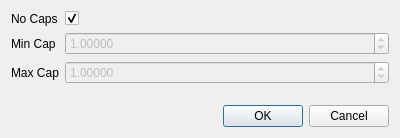
<?xml version="1.0" encoding="UTF-8"?>
<ui version="4.0">
 <class>ForceCapsParametersDialog</class>
 <widget class="QDialog" name="ForceCapsParametersDialog">
  <property name="windowModality">
   <enum>Qt::ApplicationModal</enum>
  </property>
  <property name="geometry">
   <rect>
    <x>0</x>
    <y>0</y>
    <width>400</width>
    <height>138</height>
   </rect>
  </property>
  <property name="minimumSize">
   <size>
    <width>400</width>
    <height>138</height>
   </size>
  </property>
  <property name="windowTitle">
   <string>Force Caps Parameters</string>
  </property>
  <property name="modal">
   <bool>true</bool>
  </property>
  <layout class="QGridLayout" name="gridLayout">
   <item row="0" column="0">
    <layout class="QFormLayout" name="formLayout">
     <item row="0" column="0">
      <widget class="QLabel" name="noCapsLabel">
       <property name="text">
        <string>No Caps</string>
       </property>
      </widget>
     </item>
     <item row="0" column="1">
      <widget class="QCheckBox" name="noCapsCheckBox">
       <property name="checked">
        <bool>true</bool>
       </property>
      </widget>
     </item>
     <item row="1" column="0">
      <widget class="QLabel" name="minCapLabel">
       <property name="text">
        <string>Min Cap</string>
       </property>
      </widget>
     </item>
     <item row="1" column="1">
      <widget class="QDoubleSpinBox" name="minCapDoubleSpinBox">
       <property name="enabled">
        <bool>false</bool>
       </property>
       <property name="decimals">
        <number>5</number>
       </property>
       <property name="maximum">
        <double>99999.000000000000000</double>
       </property>
       <property name="singleStep">
        <double>0.010000000000000</double>
       </property>
       <property name="value">
        <double>1.000000000000000</double>
       </property>
      </widget>
     </item>
     <item row="2" column="0">
      <widget class="QLabel" name="maxCapLabel">
       <property name="text">
        <string>Max Cap</string>
       </property>
      </widget>
     </item>
     <item row="2" column="1">
      <widget class="QDoubleSpinBox" name="maxCapDoubleSpinBox">
       <property name="enabled">
        <bool>false</bool>
       </property>
       <property name="decimals">
        <number>5</number>
       </property>
       <property name="maximum">
        <double>99999.000000000000000</double>
       </property>
       <property name="singleStep">
        <double>0.010000000000000</double>
       </property>
       <property name="value">
        <double>1.000000000000000</double>
       </property>
      </widget>
     </item>
    </layout>
   </item>
   <item row="1" column="0">
    <widget class="QDialogButtonBox" name="buttonBox">
     <property name="orientation">
      <enum>Qt::Horizontal</enum>
     </property>
     <property name="standardButtons">
      <set>QDialogButtonBox::Cancel|QDialogButtonBox::Ok</set>
     </property>
    </widget>
   </item>
  </layout>
 </widget>
 <resources/>
 <connections>
  <connection>
   <sender>buttonBox</sender>
   <signal>accepted()</signal>
   <receiver>ForceCapsParametersDialog</receiver>
   <slot>accept()</slot>
   <hints>
    <hint type="sourcelabel">
     <x>248</x>
     <y>254</y>
    </hint>
    <hint type="destinationlabel">
     <x>157</x>
     <y>274</y>
    </hint>
   </hints>
  </connection>
  <connection>
   <sender>buttonBox</sender>
   <signal>rejected()</signal>
   <receiver>ForceCapsParametersDialog</receiver>
   <slot>reject()</slot>
   <hints>
    <hint type="sourcelabel">
     <x>316</x>
     <y>260</y>
    </hint>
    <hint type="destinationlabel">
     <x>286</x>
     <y>274</y>
    </hint>
   </hints>
  </connection>
 </connections>
</ui>
